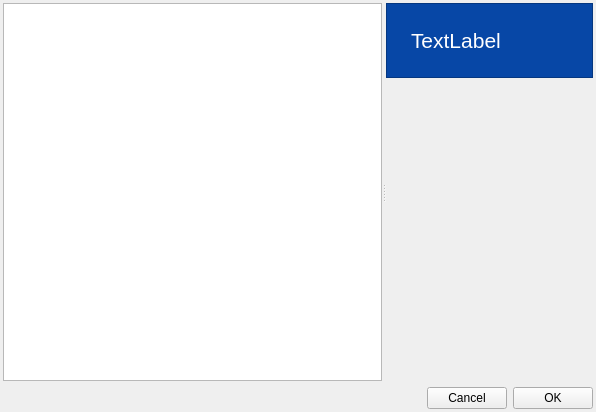
<?xml version="1.0" encoding="UTF-8"?>
<ui version="4.0">
 <class>ImporterDialog</class>
 <widget class="QWidget" name="ImporterDialog">
  <property name="geometry">
   <rect>
    <x>0</x>
    <y>0</y>
    <width>596</width>
    <height>412</height>
   </rect>
  </property>
  <property name="windowTitle">
   <string>Import Assets</string>
  </property>
  <layout class="QGridLayout" name="gridLayout_2">
   <property name="leftMargin">
    <number>3</number>
   </property>
   <property name="topMargin">
    <number>3</number>
   </property>
   <property name="rightMargin">
    <number>3</number>
   </property>
   <property name="bottomMargin">
    <number>3</number>
   </property>
   <item row="0" column="0" colspan="3">
    <widget class="QSplitter" name="splitter">
     <property name="orientation">
      <enum>Qt::Horizontal</enum>
     </property>
     <widget class="QListView" name="listView">
      <property name="sizePolicy">
       <sizepolicy hsizetype="Maximum" vsizetype="Expanding">
        <horstretch>0</horstretch>
        <verstretch>0</verstretch>
       </sizepolicy>
      </property>
     </widget>
     <widget class="QWidget" name="">
      <layout class="QVBoxLayout" name="verticalLayout">
       <item>
        <widget class="QFrame" name="frame">
         <property name="autoFillBackground">
          <bool>false</bool>
         </property>
         <property name="styleSheet">
          <string notr="true">background: #0747A6</string>
         </property>
         <property name="frameShape">
          <enum>QFrame::StyledPanel</enum>
         </property>
         <property name="frameShadow">
          <enum>QFrame::Raised</enum>
         </property>
         <layout class="QGridLayout" name="gridLayout">
          <property name="leftMargin">
           <number>24</number>
          </property>
          <property name="topMargin">
           <number>24</number>
          </property>
          <property name="rightMargin">
           <number>24</number>
          </property>
          <property name="bottomMargin">
           <number>24</number>
          </property>
          <item row="0" column="0">
           <widget class="QLabel" name="label">
            <property name="font">
             <font>
              <pointsize>16</pointsize>
             </font>
            </property>
            <property name="autoFillBackground">
             <bool>false</bool>
            </property>
            <property name="styleSheet">
             <string notr="true">color: #fff</string>
            </property>
            <property name="text">
             <string>TextLabel</string>
            </property>
           </widget>
          </item>
         </layout>
        </widget>
       </item>
       <item>
        <widget class="QStackedWidget" name="stackedWidget"/>
       </item>
      </layout>
     </widget>
    </widget>
   </item>
   <item row="1" column="0">
    <spacer name="horizontalSpacer">
     <property name="orientation">
      <enum>Qt::Horizontal</enum>
     </property>
     <property name="sizeHint" stdset="0">
      <size>
       <width>387</width>
       <height>20</height>
      </size>
     </property>
    </spacer>
   </item>
   <item row="1" column="1">
    <widget class="QPushButton" name="Cancel">
     <property name="text">
      <string>Cancel</string>
     </property>
    </widget>
   </item>
   <item row="1" column="2">
    <widget class="QPushButton" name="OK">
     <property name="text">
      <string>OK</string>
     </property>
    </widget>
   </item>
  </layout>
 </widget>
 <resources/>
 <connections/>
</ui>
